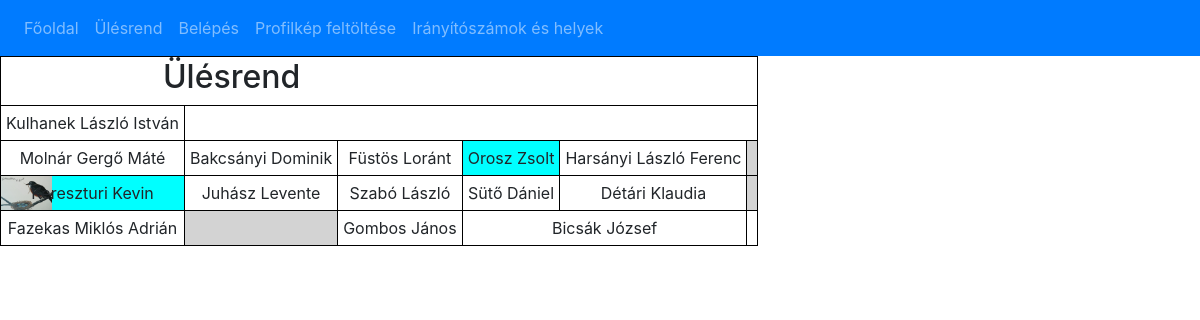
Screenshot of /index.php?page=ulesrend with the database file from the repository.
### tables this page shows
CREATE TABLE `ulesrend` (
  `id` int(10) UNSIGNED NOT NULL,
  `nev` varchar(100) DEFAULT NULL,
  `sor` tinyint(3) UNSIGNED NOT NULL,
  `oszlop` tinyint(3) UNSIGNED NOT NULL,
  `jelszo` varchar(32) NOT NULL,
  `felhasznalonev` varchar(50) NOT NULL
);

### controller/ulesrend.php (called while the page is built, shortened)
<?php
require 'model/Hianyzo.php';
$hianyzo = new Hianyzo();
$hianyzok = $hianyzo->lista($conn);
$tanar = 17;
$ID_lista = $tanulo->tanulokListaja($conn);
include 'view/ulesrend.php';

### model/Ulesrend.php (called while the page is built, shortened)
<?php
class Ulesrend {
    private $nev;
    private $sor;
    public function set_user($id, $conn) {
        $sql = "SELECT id, nev, sor, oszlop, jelszo, felhasznalonev FROM ulesrend";
        $sql .= " WHERE id = $id ";
        $result = $conn->query($sql);
        if ($conn->query($sql)) {
            if ($result->num_rows > 0) {
                $row = $result->fetch_assoc();
                $this->nev = $row['nev'];
                $this->sor = $row['sor'];
            }
        }
        else {
            echo "Error: " . $sql . "<br>" . $conn->error;
        }
    }
    public function get_nev() {
        return $this->nev;
    }
    public function get_sor() {
        return $this->sor;
    }
    public function tanulokListaja($conn) {
        $lista = array();
        $sql = "SELECT id FROM ulesrend";
        if($result = $conn->query($sql)) {
            if ($result->num_rows > 0) {
				while($row = $result->fetch_assoc()) {
                    $lista[] = $row['id'];
                }
            }
        }
        return $lista;
    }
}
?>

### model/Hianyzo.php (called while the page is built, shortened)
<?php
require_once 'model/KijeloltFelhasznalok.php';
class Hianyzo extends Kijeloltfelhasznalok {
    function __construct() {
        $this->tablaNev = 'hianyzok';
    }
}
?>

### model/KijeloltFelhasznalok.php (called while the page is built, shortened)
<?php
class Kijeloltfelhasznalok {
 protected $tablaNev;
 public function lista($conn) {
     $lista = array();
     $sql = "SELECT id FROM $this->tablaNev";
     if($result = $conn->query($sql)) {
         if ($result->num_rows > 0) {
             while($row = $result->fetch_assoc()) {
                 $lista[] = $row['id'];
             }
         }
     }
     return $lista;
 }
}
?>

### view/ulesrend.php (the view, shortened to what this page needs)
<table>
	<tr>
		<th colspan="3">
			<h2>Ülésrend</h2>
		</th>
		<th colspan="3">
		</th>
	</tr>
	<?php
	if ($ID_lista) {
		$sor = 0;
		foreach ($ID_lista as $id) {
			$tanulo->set_user($id, $conn);
			if ($tanulo->get_sor() != $sor) {
				if ($sor != 0) echo '</tr>';
				echo '<tr>';
				$sor = $tanulo->get_sor();
			}
			if (!$tanulo->get_nev()) echo '<td class="empty"></td>';
			else {
				$plusz = '';
				if (in_array($id, $hianyzok)) $plusz .=  ' class="missing"';
				if ($id == $tanar) $plusz .=  ' colspan="2"';
				$pfpres = glob("profilkepek/" . $id . ".{png,jpg,jpeg}", GLOB_BRACE);
				if (!empty($pfpres) && $pfpres != false) {
					$pfpstr = end($pfpres);
					$plusz .= ' style="background-image: url(' . $pfpstr . ') ;background-size:contain;background-repeat:no-repeat"';
				}
				echo "<td" . $plusz . ">" . $tanulo->get_nev();
				echo "</td>";
			}
		}
	} else {
		echo "0 results";
	}
	?>
</table>
</body>
</html>

### includes/htmlheader.inc.php (shortened to what this page needs)
<!doctype html>
<html lang="hu">
<head>
    <link rel="stylesheet" type="text/css" href="css/style.css">
    <link rel="stylesheet" href="https://maxcdn.bootstrapcdn.com/bootstrap/4.0.0/css/bootstrap.min.css">
</head>

### index.php (shortened to what this page needs)
<?php
require 'includes/db.inc.php';
require 'model/Ulesrend.php';
$tanulo = new Ulesrend;
$page = 'index';
if(!empty($_SESSION["id"])) {
        $szoveg = $_SESSION["nev"].": Kilépés";
        $action = "kilepes";
}
else {
        $szoveg = "Belépés";
        $action = "belepes";
}
if(isset($_REQUEST['page'])) {
        if(file_exists('controller/'.$_REQUEST['page'].'.php')) {
                $page = $_REQUEST['page'];
        }
}
$menupontok = array(    'index' => "Főoldal",
                        'ulesrend' => "Ülésrend",
                        'felhasznalo' => $szoveg,
                        'pfp' => "Profilkép feltöltése",
                        'irszam' => "Irányítószámok és helyek"
                );
include 'includes/htmlheader.inc.php';
?>
<body>
<?php
include 'includes/menu.inc.php';
include 'controller/'.$page.'.php';
?>
</body>
</html>

### includes/menu.inc.php (shortened to what this page needs)
<nav class="navbar navbar-expand-lg navbar-dark bg-primary">
  <div class="collapse navbar-collapse" id="navbarNav">
    <ul class="navbar-nav">
      <?php
        foreach($menupontok as $key => $value) {
            $active = '';
            if($key == 'felhasznalo') $key.='&action='.$action;
            ?>
            <li class="nav-item<?php echo $active; ?>">
                <a class="nav-link" href="index.php?page=<?php echo $key; ?>"><?php echo $value; ?></a>
            </li>
            <?php
        }
      ?>
    </ul>
  </div>
</nav>

### css/style.css (style rules this page uses)
table,tr,td { border: 1px solid black; text-align: center; }
td { padding: 5px; }
.empty { background-color: lightgray; }
.missing { background-color: aqua; }

### rows the page displays
ulesrend: nev "Kulhanek László István"
ulesrend: nev "Molnár Gergő Máté"
ulesrend: nev "Bakcsányi Dominik"
ulesrend: nev "Füstös Loránt"
ulesrend: nev "Orosz Zsolt"
ulesrend: nev "Harsányi László Ferenc"
ulesrend: nev "Kereszturi Kevin"
ulesrend: nev "Juhász Levente"
ulesrend: nev "Szabó László"
ulesrend: nev "Sütő Dániel"
ulesrend: nev "Détári Klaudia"
ulesrend: nev "Fazekas Miklós Adrián"
ulesrend: nev "Gombos János"
ulesrend: nev "Bicsák József"

### other values shown
$value "Főoldal"
$value "Ülésrend"
$value "Belépés"
$value "Profilkép feltöltése"
$value "Irányítószámok és helyek"
